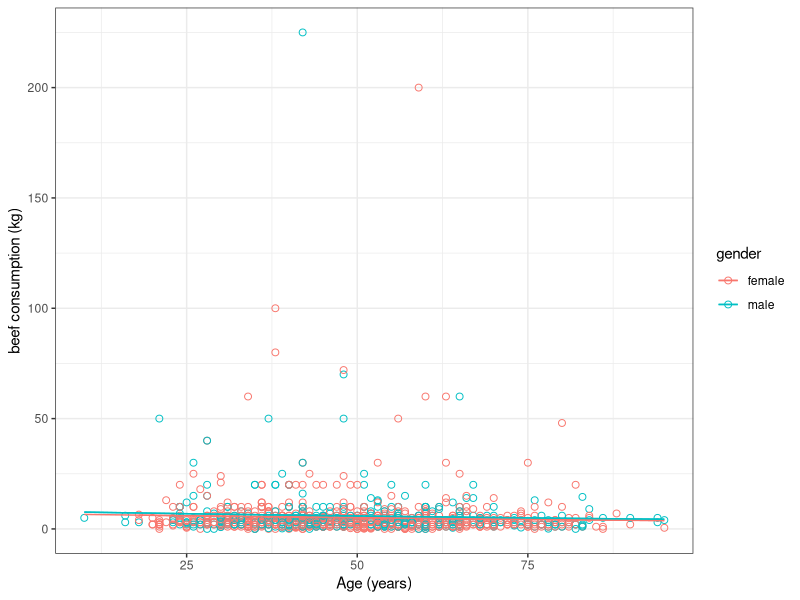

This figure's R source:
rm(list=ls()) 
library(MASS)
library(ggplot2)

amazon_data<-read.csv("BIOL5504_gomes_dataset.csv",header = TRUE,sep = ";", dec=",")
str(amazon_data)
amazon_data$gender<-as.factor(amazon_data$gender)
amazon_data<-na.omit(amazon_data)

#Make a generalized linear model (preferably with more than one variable) for one of your hypotheses. 

#Distribution negative binomial
#H = the beef consumption is significantly different for age and gender among participants.

mod.glm = glm.nb(beef_kg_consumed~age+gender, data=amazon_data)
summary(mod.glm)

#Explain what the R output is telling you about your data, in relation to your hypothesis.
#(Hint: you can use emmeans, effects, relevel, or predict to help you.)

#Explanation = 
#Plot your model (e.g. using predict) and overlay the model on top of the underlying data. Remember that you will need to use “type=response”.

new.dat <- with(amazon_data,
                expand.grid(gender=levels(gender), 
                            age=seq(min(age),max(age), by=1)
                            
                ))
#predict 
new.dat$beef_consumed <- predict(mod.glm,newdata=new.dat)
#What does this tell us?
dat.new=expand.grid(age=seq(from = min(amazon_data$age),to = max(amazon_data$age),
                             length.out = 100),gender = unique(amazon_data$gender))

#much more sensible output
dat.new$ypred  = predict(mod.glm,type="response",newdata = dat.new)
amazon_data$ypred1 = predict(mod.glm,type="response")

#setting my own theme 


plot1=ggplot(data=amazon_data,aes(x=age,y=beef_kg_consumed,color=gender))+
  geom_point(size=2,shape =1)+ylab("beef consumption (kg)")+xlab("Age (years)")+
  geom_line(data=dat.new, aes(x=age,y=ypred,col = gender)) +
  geom_line(data=amazon_data,aes(x=age,y=ypred1,col = gender))
plot1+theme_bw()
  
  
  